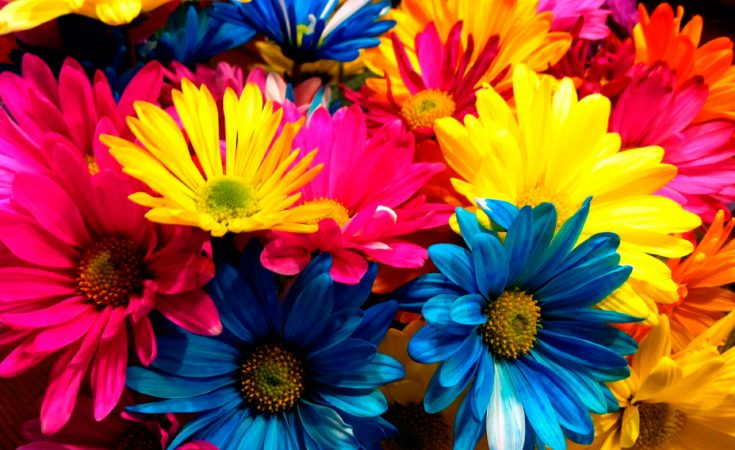
#> input picture images/flores.jpg, 735 x 450 px
$ python multiple_pixels.py
#> lines starting #> are read from the running program, lines starting #| are printed output that depends on the picture
from PIL import Image

if __name__ == "__main__":
    try:
        image = Image.open('images/flores.jpg')
#> image is the input picture: PIL image 735x450 RGB; mean R, G, B 146.1, 75.8, 57.3

        print(image.size)  #tupla con el ancho y alto
#| (735, 450)
        width, height = image.size
#> width = 735; height = 450
        #usaremos el método getdata y getpixel

        pixeles = image.getdata()  #listado de tuplas con los pixeles de la imagen

        #cantidad de pixeles que tiene la imagen
        print(len(pixeles))
#| 330750

        #iteramos sobre la lista de pixeles

        #for pixel in pixeles:
            #print (pixel)

        #image.show()
        #list comprehension, quitamos rojo y azul al rgb para ver los cambios
        new_pixeles = [
            (0,pixel[1],0) #almacenaremos tuplas (r,g,b) en este caso almacenaremos valores originales
            for pixel in pixeles
        ]
#> new_pixeles = 330750 items

        #método putdata modifica la imagen, en este caso mandamos por parametros el listado con los pixeles originales
        image.putdata(new_pixeles)
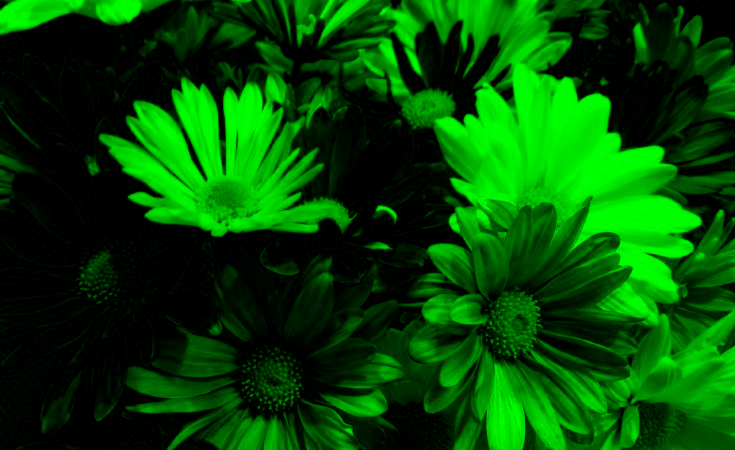
#> image: PIL image 735x450 RGB; mean R, G, B 0, 75.8, 0
        image.show()
    except FileNotFoundError as error:
        print("El archivo no se encuentra :( !")
